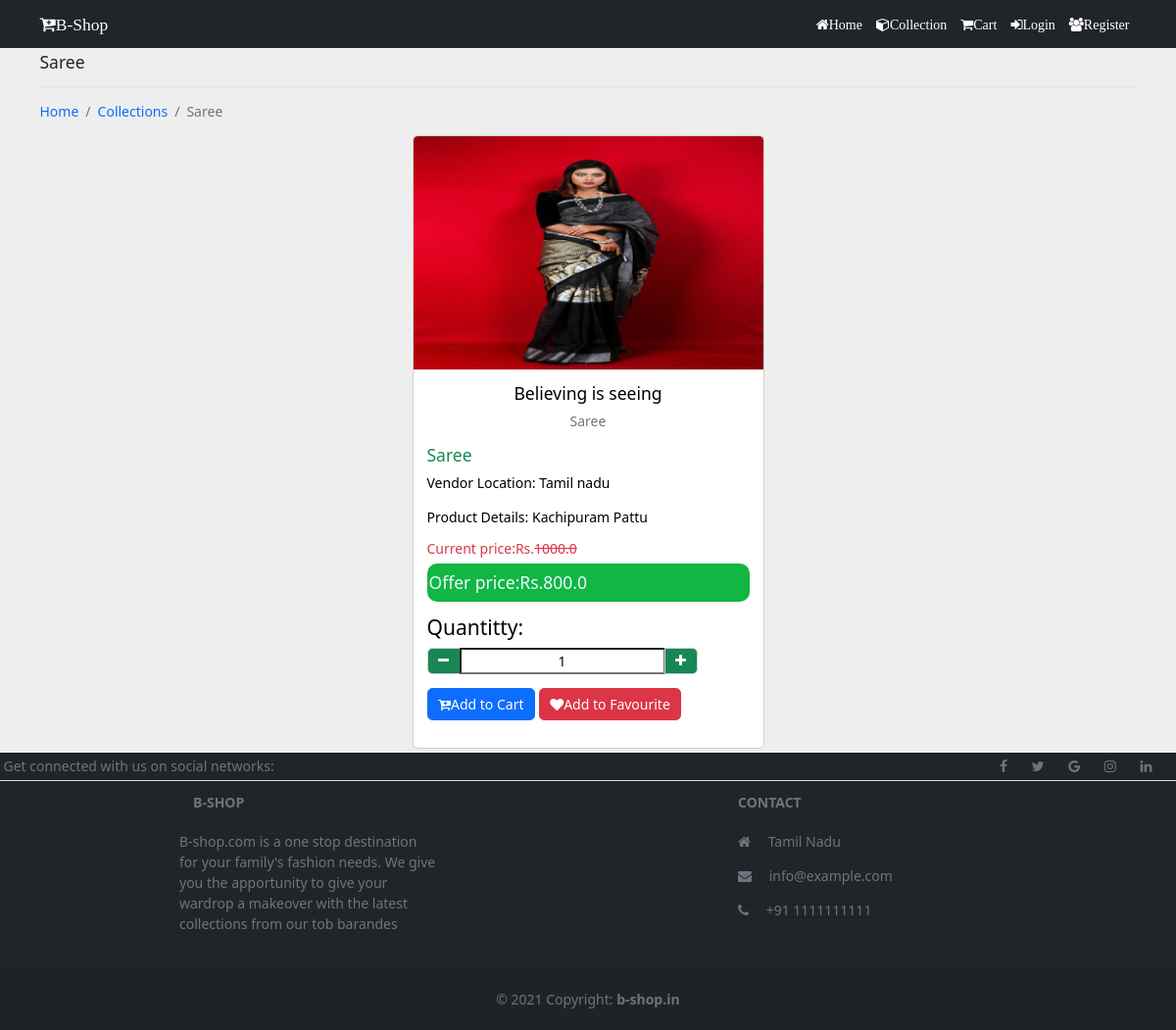
Screenshot of /collections/Fashion Collection/Saree with the database file from the repository.
### application1/models.py (models this page shows)
class Product(models.Model):
    category=models.ForeignKey(Catagory,on_delete=models.CASCADE)
    name=models.CharField(max_length=150,null=False,blank=False)
    vendor=models.CharField(max_length=150,null=False,blank=False)
    product_image=models.ImageField(upload_to=getFileName,null=True,blank=True)
    quantity=models.IntegerField(null=False,blank=False)
    original_price=models.FloatField(null=False,blank=False)
    selling_price=models.FloatField(null=False,blank=False)
    description=models.TextField(max_length=500,null=False,blank=False)
    status=models.BooleanField(default=False,help_text="0-show,1-Hidden")
    trending=models.BooleanField(default=False,help_text="0-default,1-Treading")

### application1/views.py (the view)
# urls.py: path('collections/<str:cname>/<str:pname>',views.Product_details,name="productdetails_page2"),
def Product_details(request,cname,pname):
    if(Catagory.objects.filter(name=cname,status=0)):
        if(Product.objects.filter(name=pname,status=0)):
            tyjh=Product.objects.filter(name=pname,status=0).first()
            return render(request,"produtes/product_details.html",{"pd":tyjh})
        else:
            messages.error(request,"No Such Catagory Found")
            return _RedirectStream('collection')
    else:
        messages.error(request,"No Such Catagory Found")
        return _RedirectStream('collection')

### application1/templates/produtes/product_details.html (shortened to what this page needs)
{% extends 'temp1/layout/main.html' %}
{% block content %}
<section style="background-color: #eee;">
  <div class="container py-1">
    <h5 class="mb-3">{{pd.name}}</h5>
    <hr style="border-color:#b8bfc2;">
          <nav aria-label="breadcrumb">
                        <ol class="breadcrumb">
                          <li class="breadcrumb-item"><a href="{% url 'home_page' %}">Home</a></li>
                          <li class="breadcrumb-item"><a href="{% url 'collection_page2' pd.category.name %}">Collections</a></li>
                          <li class="breadcrumb-item active" aria-current="page">{{pd.name}}</li>
                        </ol>
          </nav>
    <div class="row justify-content-center">
      <div class="col-md-8 col-lg-6 col-xl-4 pic-box">
        <div class="card text-black">
          <img src="{{pd.product_image.url}}"
            class="card-img-top" alt="Apple Computer" />
          <div class="card-body">
            <div class="text-center">
              <h5 class="card-title">Believing is seeing</h5>
              <p class="text-muted mb-3">{{pd.name}}</p>
            </div>
            <div clss="col-8 my-2">
              <h5 class="text-success">{{pd.name}}</h5>
              <p>Vendor Location: {{pd.vendor}}</p>
              <p>Product Details: {{pd.description}}</p>
              <h6 class="my-2  text-danger">Current price:Rs.<s>{{pd.original_price}}</s></h6>
              <div class="new_price">
                <h5 class="my-2">  Offer price:Rs.{{pd.selling_price}}</h5>
              </div>
            </div>
              <div class="my-3">
                {% if pd.quantity > 0 %}
                <p><h4>Quantitty:</h4>
                <div class="input-group" style="width: 300px">
                        <button class="input-group-text bg-success text-light" id="btnMinus"><i class="fa fa-minus"></i></button>
                          <input type="text" name="qty" id="txtQty" value="1" class="from-control text-center">
                        <button class="input-group-text bg-success text-light" id="btnPlus"><i class="fa fa-plus"></i></button>
                </div>
                </p>
                <button class="btn btn-primary" id="btnCart"><i class="fa fa-cart-plus"></i>Add to Cart</button>
                {% else %}
                <button class="btn btn-primary"><i class="fa fa-cart-minus"></i>Out of Stock</button>
                {% endif %}
                <button class="btn btn-danger"><i class="fa fa-heart"></i>Add to Favourite</button>
              </div>
            </div>
        </div>
      </div>
    </div>
  </div>
</section>
{% endblock content %}

### static/css/style.css (style rules this page uses)
html { font-size:14px; }
.new_price { font-weight:bold; background-color: rgb(17, 182, 67); color: aliceblue; padding: 2px; border-radius: 10px; }
a { text-decoration: none !important; }
.pic-box { position:relative; }

### rows the page displays
Product: name "Saree", product_image (picture), vendor "Tamil nadu", description "Kachipuram Pattu", original_price "1000.0", selling_price "800.0"
